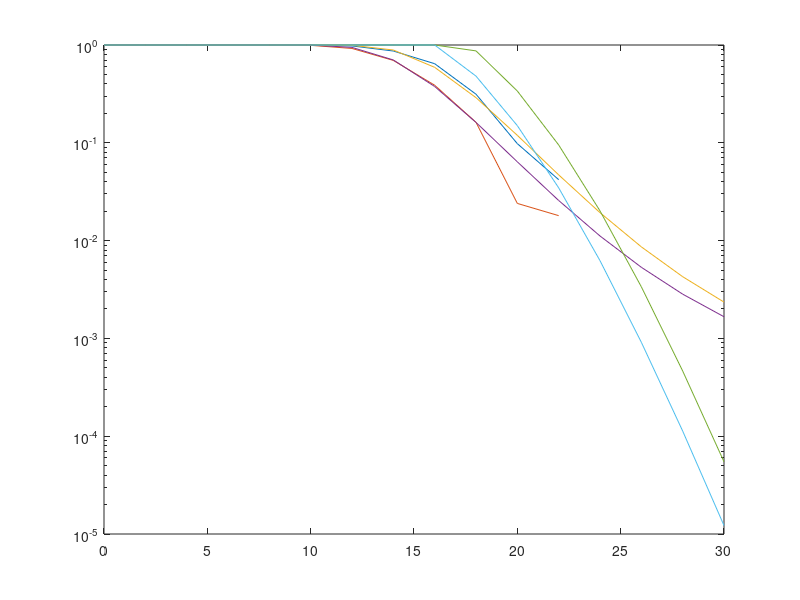

MATLAB code for this plot:
clear all;
 
 
 
sigma2_dbm= -70;%+10*log10(BW)+Nf; %Thermal noise in dBm
sigma_square=10^((sigma2_dbm-30)/10);

ct=500;
N=8;
snrdbm = [0: 2: 30];
c1=0.8; c2 =1-c1;
d2=20; dr = d2; dr1 = 10; d12 = dr1;  
al=4;
R1 = 1.8;
Q=16;

for k = 1 : length(snrdbm)
    snr = 10^((snrdbm(k)-30)/10)/sigma_square;
    P1=snr; P2=snr; Pr=snr;
    P0 = (P1+Pr)/2;
    Ps= (P1+P2+Pr)/3;
    sum1 = 0; sum2=0; sum3=0; sum4=0;
    for i =1 : ct
        g1=complex(randn(N,1)*sqrt(0.5),randn(N,1)*sqrt(0.5)); 
        g0=complex(randn(N,1)*sqrt(0.5),randn(N,1)*sqrt(0.5));     
         
             x = sum(abs(g1.*g0))^2/dr^al/dr1^al;
            %noma
            nomaratex = log2(1 + Ps*c1*x/(Ps*c2*x +1));
            
            %oma-irs
            irsomaratex = 1/2*log2(1 + Ps*x );
         if  (nomaratex)< R1
            sum1 = sum1 +1;
        end

        if  (irsomaratex)< R1
            sum2 = sum2 +1;
        end

        %conventional relaying
        h12=complex(randn(1,1)*sqrt(0.5),randn(1,1)*sqrt(0.5)); 
        h2=complex(randn(1,1)*sqrt(0.5),randn(1,1)*sqrt(0.5)); 
        if 1/4*log2(1+P1*abs(h2)^2/d2^al)<R1
            sum3= sum3+1;
        elseif 1/4*log2( 1+Pr*abs(h12)^2/d12^al)<R1
            sum3= sum3 +1;
        end
    end
    pnoma(k)= sum1/ct;
    pioma(k)= sum2/ct;
    poma(k)= sum3/ct;
    
    %analysis
    %analysis
    cc1 = 2^(4*R1)-1;
    cc2 = (2^(2*R1)-1)*dr^al*dr1^al/P0;
    mu1 = pi/4;
    sig1 = sqrt(1-pi^2/16);
    psi1 = sqrt(N)*(sqrt(cc2)/N-mu1);
    
    cc3 = dr^al*dr1^al*(2^(R1)-1)/Ps/(c1-c2*(2^(R1)-1));
    psi2 = sqrt(N)*(sqrt(cc3)/N-mu1);
 
    pomaa(k) = 1 -exp(-d2^al*cc1/P1) + exp(-d2^al*cc1/P1) *...
        ( 1 -exp(-d12^al*cc1/Pr)   );
    piomaa(k) =  0.5+0.5*erf(psi1/sqrt(2)/sig1);%normcdf(psi1,0,sig1) ;
    pinomaa(k) =  normcdf(psi2,0,sig1) ;
    
    Nb=N/2;
    pou(k) = 2^N*pi^(N/2)*(gamma(3/2))^N/factorial(3*Nb-1)...
        *2^(-3*Nb)*gammainc(2*sqrt(cc2),3*Nb)*gamma(3*Nb);
    pnu(k) = 2^N*pi^(N/2)*(gamma(3/2))^N/factorial(3*Nb-1)...
        *2^(-3*Nb)*gammainc(2*sqrt(cc3),3*Nb)*gamma(3*Nb);
      
end
%semilogy(snrdbm,poma,snrdbm,pioma,snrdbm,pnoma,snrdbm,pomaa,snrdbm,piomaa ...
%    ,snrdbm,pinomaa,snrdbm,min(1,pou),snrdbm,min(1,pnu) )
semilogy(snrdbm,pioma,snrdbm,pnoma, snrdbm,piomaa ...
    ,snrdbm,pinomaa,snrdbm,min(1,pou),snrdbm,min(1,pnu) ) 
 